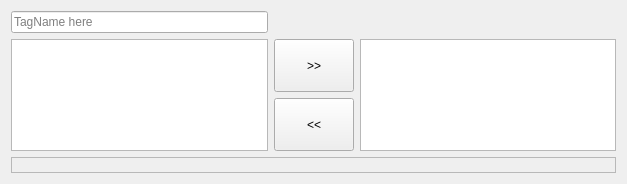
<?xml version="1.0" encoding="UTF-8"?>
<ui version="4.0">
 <class>TagSelector</class>
 <widget class="QWidget" name="TagSelector">
  <property name="geometry">
   <rect>
    <x>0</x>
    <y>0</y>
    <width>627</width>
    <height>184</height>
   </rect>
  </property>
  <property name="maximumSize">
   <size>
    <width>16777215</width>
    <height>16777215</height>
   </size>
  </property>
  <property name="windowTitle">
   <string>Form</string>
  </property>
  <layout class="QGridLayout" name="gridLayout" rowstretch="0,0,0" rowminimumheight="0,0,0">
   <property name="sizeConstraint">
    <enum>QLayout::SetDefaultConstraint</enum>
   </property>
   <item row="0" column="0">
    <widget class="QLineEdit" name="leTag">
     <property name="placeholderText">
      <string>TagName here</string>
     </property>
     <property name="clearButtonEnabled">
      <bool>true</bool>
     </property>
    </widget>
   </item>
   <item row="1" column="0">
    <widget class="QListView" name="candTag">
     <property name="maximumSize">
      <size>
       <width>16777215</width>
       <height>16777215</height>
      </size>
     </property>
     <property name="editTriggers">
      <set>QAbstractItemView::NoEditTriggers</set>
     </property>
    </widget>
   </item>
   <item row="1" column="1">
    <layout class="QVBoxLayout" name="verticalLayout">
     <item>
      <widget class="QPushButton" name="pbAdd">
       <property name="sizePolicy">
        <sizepolicy hsizetype="Minimum" vsizetype="Preferred">
         <horstretch>0</horstretch>
         <verstretch>0</verstretch>
        </sizepolicy>
       </property>
       <property name="text">
        <string>&gt;&gt;</string>
       </property>
      </widget>
     </item>
     <item>
      <widget class="QPushButton" name="pbRem">
       <property name="sizePolicy">
        <sizepolicy hsizetype="Minimum" vsizetype="Preferred">
         <horstretch>0</horstretch>
         <verstretch>0</verstretch>
        </sizepolicy>
       </property>
       <property name="text">
        <string>&lt;&lt;</string>
       </property>
      </widget>
     </item>
    </layout>
   </item>
   <item row="1" column="2">
    <widget class="QListView" name="selectTag">
     <property name="sizePolicy">
      <sizepolicy hsizetype="Expanding" vsizetype="Expanding">
       <horstretch>0</horstretch>
       <verstretch>0</verstretch>
      </sizepolicy>
     </property>
     <property name="maximumSize">
      <size>
       <width>16777215</width>
       <height>16777215</height>
      </size>
     </property>
     <property name="editTriggers">
      <set>QAbstractItemView::NoEditTriggers</set>
     </property>
     <property name="selectionMode">
      <enum>QAbstractItemView::ExtendedSelection</enum>
     </property>
     <property name="selectionBehavior">
      <enum>QAbstractItemView::SelectRows</enum>
     </property>
     <property name="selectionRectVisible">
      <bool>false</bool>
     </property>
    </widget>
   </item>
   <item row="2" column="0" colspan="3">
    <widget class="QLabel" name="lbCount">
     <property name="sizePolicy">
      <sizepolicy hsizetype="Preferred" vsizetype="Preferred">
       <horstretch>0</horstretch>
       <verstretch>0</verstretch>
      </sizepolicy>
     </property>
     <property name="frameShape">
      <enum>QFrame::StyledPanel</enum>
     </property>
     <property name="frameShadow">
      <enum>QFrame::Plain</enum>
     </property>
     <property name="text">
      <string/>
     </property>
     <property name="alignment">
      <set>Qt::AlignRight|Qt::AlignTrailing|Qt::AlignVCenter</set>
     </property>
    </widget>
   </item>
  </layout>
  <action name="actionAdd">
   <property name="icon">
    <iconset theme="list-add"/>
   </property>
   <property name="text">
    <string>Add</string>
   </property>
  </action>
  <action name="actionRem">
   <property name="icon">
    <iconset theme="list-remove"/>
   </property>
   <property name="text">
    <string>Rem</string>
   </property>
  </action>
 </widget>
 <resources/>
 <connections>
  <connection>
   <sender>actionAdd</sender>
   <signal>triggered()</signal>
   <receiver>TagSelector</receiver>
   <slot>onAdd()</slot>
   <hints>
    <hint type="sourcelabel">
     <x>-1</x>
     <y>-1</y>
    </hint>
    <hint type="destinationlabel">
     <x>271</x>
     <y>61</y>
    </hint>
   </hints>
  </connection>
  <connection>
   <sender>actionRem</sender>
   <signal>triggered()</signal>
   <receiver>TagSelector</receiver>
   <slot>onRem()</slot>
   <hints>
    <hint type="sourcelabel">
     <x>-1</x>
     <y>-1</y>
    </hint>
    <hint type="destinationlabel">
     <x>271</x>
     <y>61</y>
    </hint>
   </hints>
  </connection>
  <connection>
   <sender>pbAdd</sender>
   <signal>clicked()</signal>
   <receiver>actionAdd</receiver>
   <slot>trigger()</slot>
   <hints>
    <hint type="sourcelabel">
     <x>271</x>
     <y>51</y>
    </hint>
    <hint type="destinationlabel">
     <x>-1</x>
     <y>-1</y>
    </hint>
   </hints>
  </connection>
  <connection>
   <sender>pbRem</sender>
   <signal>clicked()</signal>
   <receiver>actionRem</receiver>
   <slot>trigger()</slot>
   <hints>
    <hint type="sourcelabel">
     <x>271</x>
     <y>81</y>
    </hint>
    <hint type="destinationlabel">
     <x>-1</x>
     <y>-1</y>
    </hint>
   </hints>
  </connection>
  <connection>
   <sender>leTag</sender>
   <signal>returnPressed()</signal>
   <receiver>TagSelector</receiver>
   <slot>onAdd()</slot>
   <hints>
    <hint type="sourcelabel">
     <x>116</x>
     <y>19</y>
    </hint>
    <hint type="destinationlabel">
     <x>271</x>
     <y>61</y>
    </hint>
   </hints>
  </connection>
  <connection>
   <sender>selectTag</sender>
   <signal>doubleClicked(QModelIndex)</signal>
   <receiver>TagSelector</receiver>
   <slot>onRem()</slot>
   <hints>
    <hint type="sourcelabel">
     <x>426</x>
     <y>66</y>
    </hint>
    <hint type="destinationlabel">
     <x>271</x>
     <y>61</y>
    </hint>
   </hints>
  </connection>
  <connection>
   <sender>candTag</sender>
   <signal>activated(QModelIndex)</signal>
   <receiver>TagSelector</receiver>
   <slot>onAdd()</slot>
   <hints>
    <hint type="sourcelabel">
     <x>116</x>
     <y>66</y>
    </hint>
    <hint type="destinationlabel">
     <x>271</x>
     <y>61</y>
    </hint>
   </hints>
  </connection>
 </connections>
 <slots>
  <slot>onAdd()</slot>
  <slot>onRem()</slot>
 </slots>
</ui>
